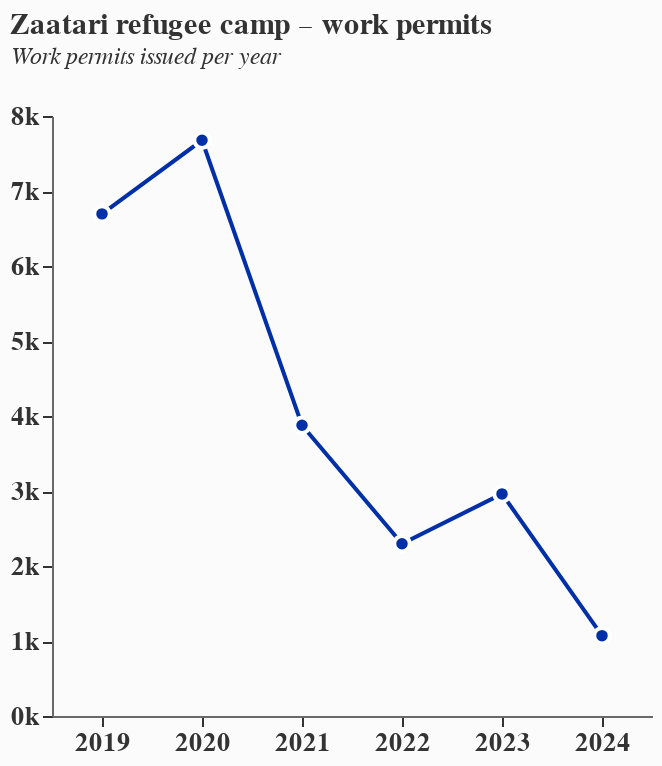

Notebook code cell kept with this figure:
### Code cell
# Create the Zaatari work permits chart
base = alt.Chart(zaatari_data).properties(
    width=300,
    height=300,
    title=alt.TitleParams(
        text="Zaatari refugee camp – work permits",
        subtitle=["Work permits issued per year", ""],
        fontSize=15,
        subtitleFontStyle="italic",
        subtitleFontSize=12,
        anchor="start",
        color="#333333",
        subtitleColor="#333333",
        font="Newcastle Basic Clean, Arial, sans-serif"
    )
)

# Create the line layer with formatted tooltips
line = base.mark_line(
    color="#002fa7",
    strokeWidth=2,
    opacity=1,
    point=alt.OverlayMarkDef(
        filled=True,
        fill="#002fa7",
        size=60,
        strokeWidth=2,
        stroke="white",
        opacity=1
    )
).encode(
    x=alt.X('Year:N',
            title=None,
            sort=['2019', '2020', '2021', '2022', '2023', '2024'],
            axis=alt.Axis(
                labelAngle=0,
                domainColor="dimgrey",
                labelColor="#333333",
                tickColor="#333333",
                labelFontWeight="bold",
                labelFontSize=13
            )),
    y=alt.Y('Work Permits:Q',
            title=None,
            axis=alt.Axis(
                format="~s",
                grid=False,
                domainColor="dimgrey",
                labelColor="#333333",
                tickColor="#333333",
                labelFontWeight="bold",
                labelFontSize=13
            )),
    tooltip=[
        alt.Tooltip('Year:N', title='Year'),
        alt.Tooltip('Work Permits:Q', title='Work Permits', format=',.0f')
    ]
)

# Combine layers and configure
final_chart = (line).configure(
    background="#fbfbfb",
    view={"stroke": "transparent"},
    font="Newcastle Basic Clean, Arial, sans-serif"
)

final_chart

### Figure 1 — Vega-Lite specification as saved in the notebook (floating-point values rounded to 4 significant figures)
{"config": {"view": {"continuousWidth": 300, "continuousHeight": 300, "stroke": "transparent"}, "background": "#fbfbfb", "font": "Newcastle Basic Clean, Arial, sans-serif"}, "data": {"name": "data-076f9102c1f24c22a7d40c96aae1f0f8"}, "mark": {"type": "line", "color": "#002fa7", "opacity": 1, "point": {"fill": "#002fa7", "filled": true, "opacity": 1, "size": 60, "stroke": "white", "strokeWidth": 2}, "strokeWidth": 2}, "encoding": {"tooltip": [{"field": "Year", "title": "Year", "type": "nominal"}, {"field": "Work Permits", "format": ",.0f", "title": "Work Permits", "type": "quantitative"}], "x": {"axis": {"domainColor": "dimgrey", "labelAngle": 0, "labelColor": "#333333", "labelFontSize": 13, "labelFontWeight": "bold", "tickColor": "#333333"}, "field": "Year", "sort": ["2019", "2020", "2021", "2022", "2023", "2024"], "title": null, "type": "nominal"}, "y": {"axis": {"domainColor": "dimgrey", "format": "~s", "grid": false, "labelColor": "#333333", "labelFontSize": 13, "labelFontWeight": "bold", "tickColor": "#333333"}, "field": "Work Permits", "title": null, "type": "quantitative"}}, "height": 300, "title": {"text": "Zaatari refugee camp – work permits", "anchor": "start", "color": "#333333", "font": "Newcastle Basic Clean, Arial, sans-serif", "fontSize": 15, "subtitle": ["Work permits issued per year", ""], "subtitleColor": "#333333", "subtitleFontSize": 12, "subtitleFontStyle": "italic"}, "width": 300, "$schema": "https://vega.github.io/schema/vega-lite/v5.20.1.json", "datasets": {"data-076f9102c1f24c22a7d40c96aae1f0f8": [{"Year": 2019, "Work Permits": 6695}, {"Year": 2020, "Work Permits": 7676}, {"Year": 2021, "Work Permits": 3877}, {"Year": 2022, "Work Permits": 2297}, {"Year": 2023, "Work Permits": 2961}, {"Year": 2024, "Work Permits": 1071}]}}
